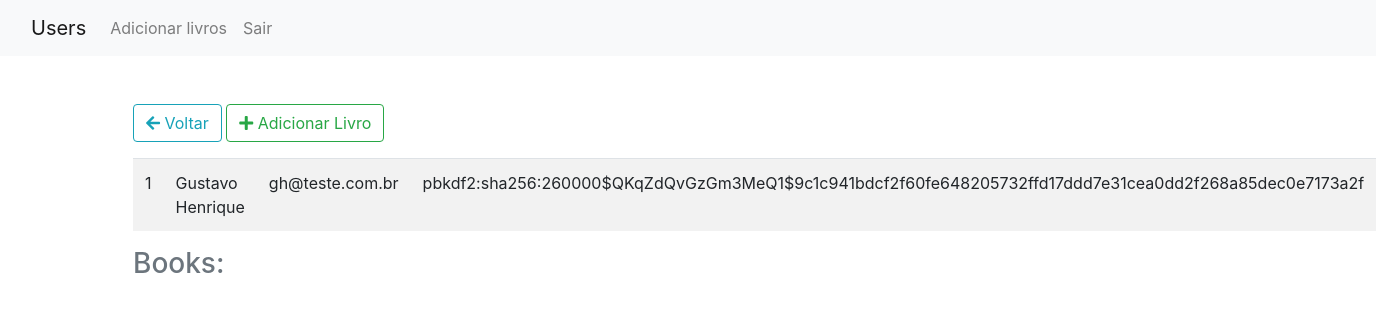
The app's page /user/1 (signed in) with its own data.
### app/models.py (models this page shows, shortened)
class User(db.Model, UserMixin):
    __tablename__ = "users"
    id = db.Column(db.Integer, primary_key=True)
    name = db.Column(db.String(84),nullable=False)
    email = db.Column(db.String(84),nullable=False, unique=True, index=True)
    password = db.Column(db.String(255),nullable=False)
    profile = db.relationship('Profile', backref='user',uselist=False)
    books = db.relationship('Book',secondary=books_in_users, lazy=True,backref=db.backref('users'))

### app/routes.py (the view)
    @app.route("/user/<int:id>")
    @login_required
    def unique(id):
        user = User.query.get(id)
        return render_template("user.html",user=user)

### app/models.py (called while the page is built)
@login_manager.user_loader
def current_user(user_id):
    return User.query.get(user_id)

### app/templates/user.html (shortened to what this page needs)
{%extends 'base.html'%}
{%block content%}
<div class="mt-5">
    <a href="{{url_for('index')}}" class="btn btn-outline-info"><i class="fas fa-arrow-left"></i>  Voltar</a>
    <a href="{{url_for('user_add_book', id=user.id)}}" class="btn btn-outline-success"><i class="fas fa-plus"></i>  Adicionar Livro</a>
    <table class="table - table-striped mt-3">
        <tbody>
            <tr>
                <td>
                    {{user.id}}
                </td>
                <td>
                    {{user.name}}
                </td>
                <td>
                    {{user.email}}
                </td>
                <td>
                    {{user.password}}
                </td>
            </tr>
        </tbody>
    </table>
    <h3 class="text-muted">Books:</h3>
</div>
{%endblock%}

### records on screen
User: id "1", name "Gustavo Henrique", email "gh@teste.com.br", password "pbkdf2:sha256:260000$QKqZdQvGzGm3MeQ1$9c1c941bdcf2f60fe648205732ffd17ddd7e31cea0dd2f268a85dec0e7173a2f"
